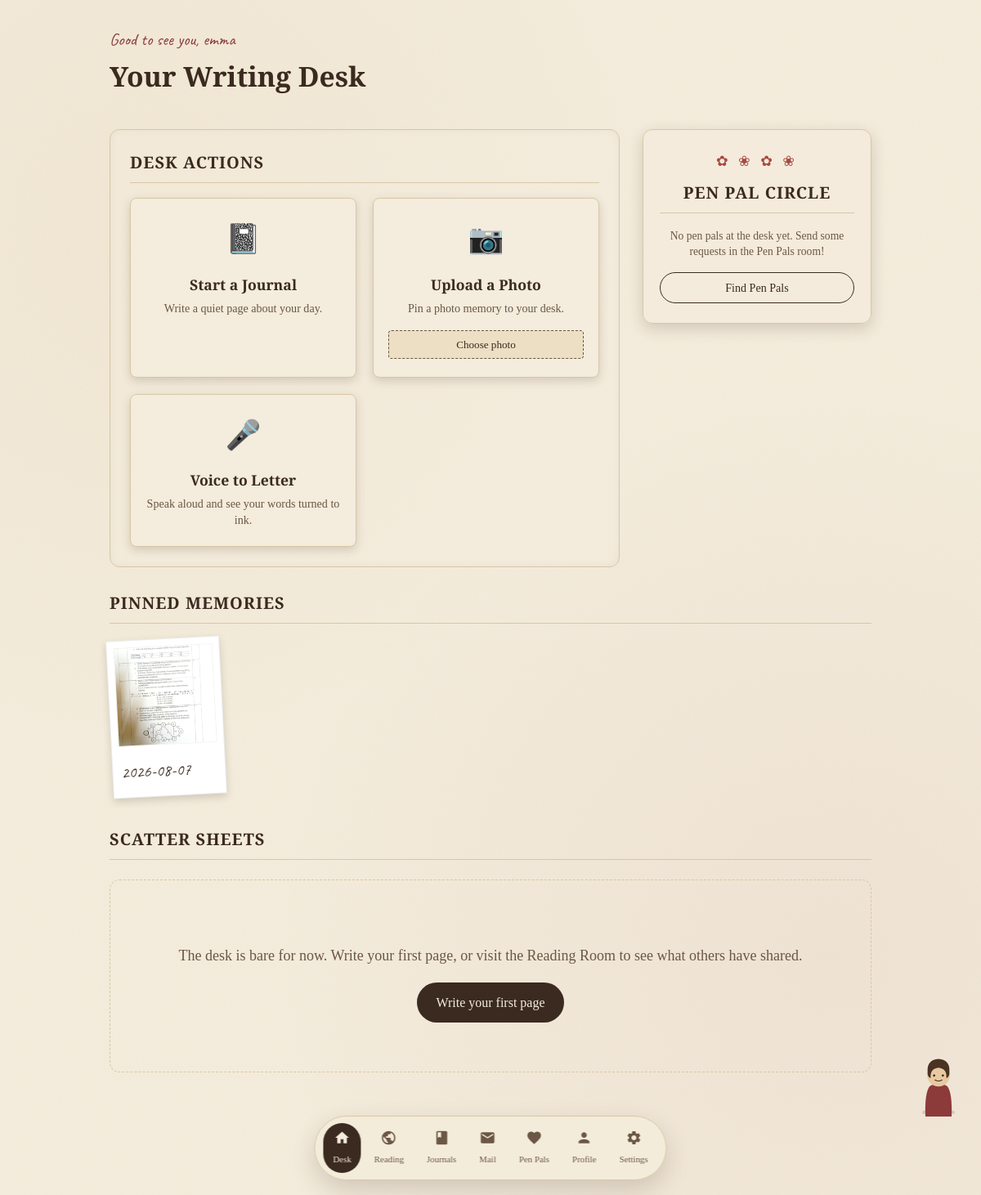
The page /desk (signed in) on the database its author committed.
### tables this page shows
CREATE TABLE users (
    id INTEGER PRIMARY KEY AUTOINCREMENT,
    username TEXT UNIQUE NOT NULL,
    email TEXT UNIQUE NOT NULL,
    password_hash TEXT NOT NULL,
    bio TEXT DEFAULT '',
    avatar_seed TEXT DEFAULT '',
    groq_api_key TEXT DEFAULT '',
    created_at TEXT NOT NULL
);

CREATE TABLE memories (
    id INTEGER PRIMARY KEY AUTOINCREMENT,
    user_id INTEGER NOT NULL,
    image_path TEXT NOT NULL,
    caption TEXT DEFAULT '',
    mood TEXT DEFAULT '',
    is_blurry INTEGER DEFAULT 0,
    extracted_text TEXT DEFAULT '',
    extracted_json TEXT DEFAULT '',
    created_at TEXT NOT NULL,
    FOREIGN KEY (user_id) REFERENCES users (id)
);

### app.py (the view)
@app.route("/desk")
@login_required
def desk():
    conn = db.get_db()
    me = current_user()
    journals = conn.execute(
        """SELECT journals.*, users.username, users.avatar_seed
           FROM journals JOIN users ON users.id = journals.user_id
           WHERE journals.user_id = ?
           ORDER BY journals.created_at DESC LIMIT 12""",
        (me["id"],),
    ).fetchall()
    unread_count = conn.execute(
        "SELECT COUNT(*) c FROM letters WHERE recipient_id = ? AND is_read = 0",
        (me["id"],),
    ).fetchone()["c"]
    pending_requests = conn.execute(
        "SELECT COUNT(*) c FROM penpal_requests WHERE recipient_id = ? AND status = 'pending'",
        (me["id"],),
    ).fetchone()["c"]
    penpals = conn.execute(
        """SELECT users.* FROM penpal_requests
           JOIN users ON users.id = CASE
               WHEN penpal_requests.sender_id = ? THEN penpal_requests.recipient_id
               ELSE penpal_requests.sender_id END
           WHERE status = 'accepted' AND (sender_id = ? OR recipient_id = ?) LIMIT 6""",
        (me["id"], me["id"], me["id"]),
    ).fetchall()
    memories = conn.execute(
        "SELECT * FROM memories WHERE user_id = ? ORDER BY created_at DESC LIMIT 6",
        (me["id"],)
    ).fetchall()
    conn.close()
    return render_template(
        "desk.html", journals=journals, unread_count=unread_count,
        pending_requests=pending_requests, penpals=penpals, memories=memories
    )

### app.py (called while the page is built)
def current_user():
    if "user_id" not in session:
        return None
    try:
        conn = db.get_db()
        user = conn.execute("SELECT * FROM users WHERE id = ?", (session["user_id"],)).fetchone()
        conn.close()
        return user
    except sqlite3.OperationalError:
        db.init_db()
        try:
            conn = db.get_db()
            user = conn.execute("SELECT * FROM users WHERE id = ?", (session["user_id"],)).fetchone()
            conn.close()
            return user
        except sqlite3.OperationalError:
            return None

def login_required(view):
    @wraps(view)
    def wrapped(*args, **kwargs):
        if "user_id" not in session:
            flash("Please sign in to open your writing desk.", "info")
            return redirect(url_for("login"))
        if current_user() is None:
            session.clear()
            flash("Your session has expired. Please sign in again.", "info")
            return redirect(url_for("login"))
        return view(*args, **kwargs)
    return wrapped

@app.context_processor
def inject_globals():
    return {"me": current_user()}

### db.py (called while the page is built)
def get_db():
    conn = sqlite3.connect(DB_PATH)
    conn.row_factory = sqlite3.Row
    conn.execute("PRAGMA foreign_keys = ON")
    return conn

### templates/desk.html (shortened to what this page needs)
{% extends "base.html" %}
{% from "_letter_card.html" import letter_card %}
{% block bodyclass %}desk-body{% endblock %}
{% block content %}
<header class="desk-header">
  <div>
    <p class="eyebrow">Good to see you, {{ me['username'] }}</p>
    <h1 class="page-title">Your Writing Desk</h1>
  </div>
</header>
<div class="desk-grid-main">
  <div class="desk-workspace-card">
    <h2 class="workspace-sec-title">Desk Actions</h2>
    <div class="desk-interactive-grid">
      <a href="{{ url_for('new_journal') }}" class="desk-item-card item-notebook">
        <div class="card-icon-wrap">📓</div>
        <h3>Start a Journal</h3>
        <p class="card-desc">Write a quiet page about your day.</p>
      </a>
      <div class="desk-item-card item-photo">
        <div class="card-icon-wrap">📷</div>
        <h3>Upload a Photo</h3>
        <p class="card-desc mb-8">Pin a photo memory to your desk.</p>
        <form action="{{ url_for('upload_memory') }}" method="POST" enctype="multipart/form-data" class="mini-upload-form">
          <label class="custom-file-upload">
            <span>Choose photo</span>
          </label>
        </form>
      </div>
      <a href="{{ url_for('send_letter') }}?voice=1" class="desk-item-card item-quill">
        <div class="card-icon-wrap">🎤</div>
        <h3>Voice to Letter</h3>
        <p class="card-desc">Speak aloud and see your words turned to ink.</p>
      </a>
    </div>
  </div>
  <div class="desk-sidebar-penpals">
    <div class="sidebar-flowers-top">✿ ❀ ✿ ❀</div>
    <h2 class="workspace-sec-title">Pen Pal Circle</h2>
    {% if penpals %}
      <div class="sidebar-penpal-list">
        {% for p in penpals %}
          <a href="{{ url_for('profile', username=p['username']) }}" class="sidebar-penpal-row" title="Visit {{ p['username'] }}'s profile">
            <span class="penpal-avatar-small">{{ p['username'][:2].upper() }}</span>
            <span class="penpal-name-small">{{ p['username'] }}</span>
          </a>
        {% endfor %}
      </div>
    {% else %}
      <p class="empty-sidebar-msg">No pen pals at the desk yet. Send some requests in the Pen Pals room!</p>
    {% endif %}
    <div style="margin-top: 16px;">
      <a href="{{ url_for('penpals') }}" class="btn btn-outline btn-small btn-block">Find Pen Pals</a>
    </div>
  </div>
</div>
{% if memories %}
<section class="desk-section">
  <h2 class="workspace-sec-title">Pinned Memories</h2>
  <div class="polaroid-scatter-grid">
    {% for mem in memories %}
      <a href="{{ url_for('view_memory', memory_id=mem['id']) }}" class="desk-polaroid-item">
        <div class="desk-polaroid-frame">
          <img src="{{ url_for('static', filename=mem['image_path']) }}" class="desk-polaroid-img" alt="Memory">
          <div class="desk-polaroid-label">
            <span class="polaroid-date">{{ mem['created_at'][:10] }}</span>
          </div>
        </div>
      </a>
    {% endfor %}
  </div>
</section>
{% endif %}
<section class="desk-section" style="margin-top: 36px;">
  <h2 class="workspace-sec-title">Scatter Sheets</h2>
  {% if journals %}
    <div class="paper-scatter">
      {% for j in journals %}
        {{ letter_card(j) }}
      {% endfor %}
    </div>
  {% else %}
    <div class="empty-desk">
      <p>The desk is bare for now. Write your first page, or visit the Reading Room to see what others have shared.</p>
      <a href="{{ url_for('new_journal') }}" class="btn btn-ink">Write your first page</a>
    </div>
  {% endif %}
</section>
{% endblock %}

### rows shown on the page
users: username "emma"
memories: image_path (picture), created_at "2026-08-07"
